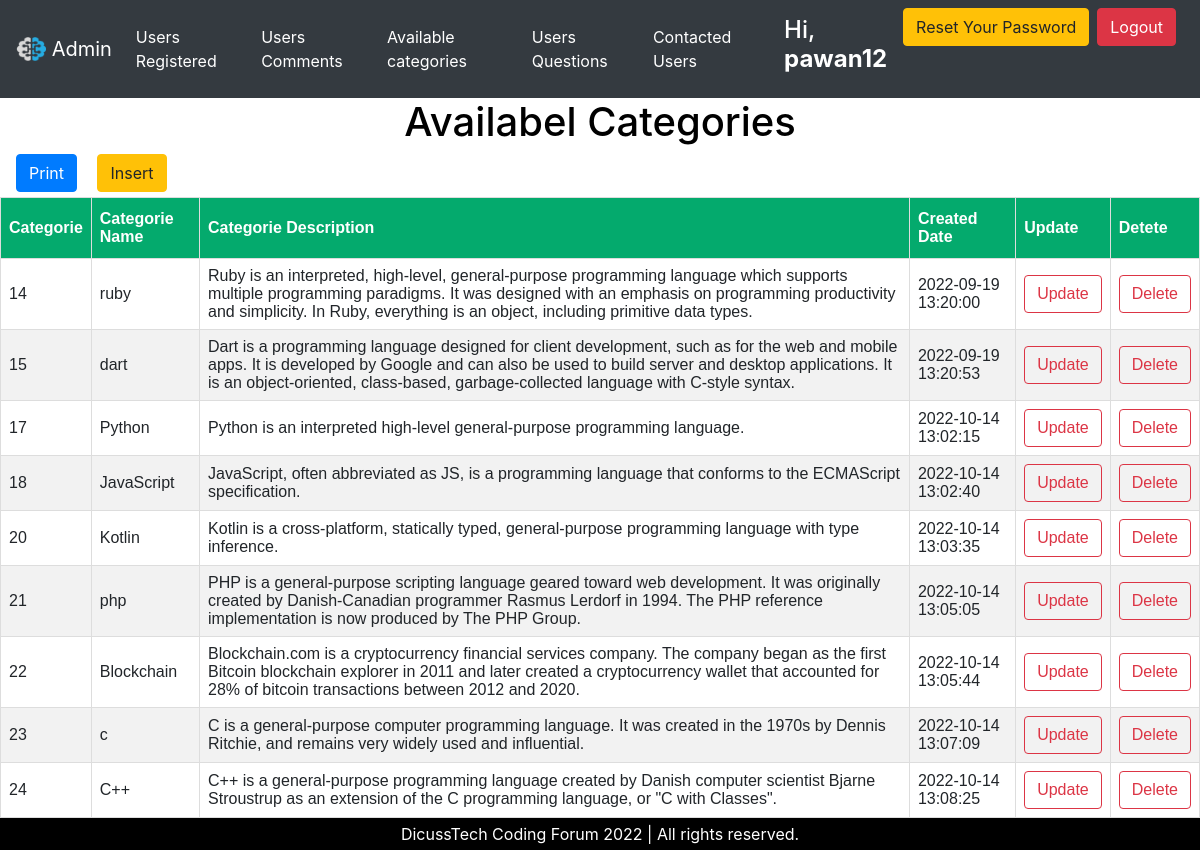
/admin2/categories.php (signed in), run on the app's committed database.
### tables this page shows
CREATE TABLE `categories` (
  `categories_id` int(10) NOT NULL,
  `categories_name` text NOT NULL,
  `categories_description` text NOT NULL,
  `created_date` datetime NOT NULL DEFAULT current_timestamp()
);

### admin2/categories.php (the view, shortened to what this page needs)
<?php
include 'dbconn.php';
?>
<head>
</head>
<?php include('header_admin.php') ?>
<h1 style="color:black; text-align:center;">Availabel Categories</h1>
<a class="btn btn-primary ml-3 " href="categories-pdf.php" style="margin-bottom :5px; margin-left:5px ">Print</a>
<a class="btn btn-warning ml-3 " href="dbcom.php" style="margin-bottom :5px; margin-left:5px ">Insert</a>
<table>
    <thead>
        <th>Categorie</th>
        <th>Categorie Name</th>
        <th>Categorie Description</th>
        <th>Created Date</th>
        <th>Update</th>
        <th>Detete</th>
    </thead>
    <tbody>
        <?php
        $select_users = $connection->query("SELECT  categories_id, categories_name, categories_description, created_date  FROM categories");
        if ($select_users->num_rows  > 0) {
            while ($row = $select_users->fetch_assoc()) {
        ?>
                <tr>
                    <td><?php echo $row['categories_id']; ?></td>
                    <td><?php echo $row['categories_name']; ?></td>
                    <td><?php echo $row['categories_description']; ?></td>
                    <td><?php echo $row['created_date']; ?></td>
                    <td>
                        <a style="text-decoration:none ;" class="btn btn-outline-danger" href="up.php?insert_categories=<?php echo $row['categories_id']; ?>">Update</a>
                    </td>
                    <td><a style="text-decoration:none ;" class="btn btn-outline-danger" href="categories.php?delete_user=<?php echo $row['categories_id']; ?>" onclick="return confirm('delete this categories?');">Delete</a></td>
                </tr>
        <?php
            }
        } else {
            echo '<p class="empty">There is no categories yet!</p>';
        }
        ?>
    </tbody>
</table>
<?php include('footer_admin.php') ?>

### admin2/categories.php (style rules this page uses)
table { font-family: Arial, Helvetica, sans-serif; border-collapse: collapse; width: 100%; }
td, th { border: 1px solid #ddd; padding: 8px; }
tr:nth-child(even) { background-color: #f2f2f2; }
th { padding-top: 12px; padding-bottom: 12px; text-align: center; background-color: #04AA6D; color: white; }

### data on the page
categories: categories_id "14", categories_name "ruby", categories_description "Ruby is an interpreted, high-level, general-purpose programming language which supports multiple programming paradigms. It was designed with an emphasis on programming productivity and simplicity. In Ruby, everything is an object, including primitive data types.", created_date "2022-09-19 13:20:00"
categories: categories_id "15", categories_name "dart", categories_description "Dart is a programming language designed for client development, such as for the web and mobile apps. It is developed by Google and can also be used to build server and desktop applications. It is an object-oriented, class-based, garbage-collected language with C-style syntax.", created_date "2022-09-19 13:20:53"
categories: categories_id "17", categories_name "Python", categories_description "Python is an interpreted high-level general-purpose programming language.", created_date "2022-10-14 13:02:15"
categories: categories_id "18", categories_name "JavaScript", categories_description "JavaScript, often abbreviated as JS, is a programming language that conforms to the ECMAScript specification.", created_date "2022-10-14 13:02:40"
categories: categories_id "20", categories_name "Kotlin", categories_description "Kotlin is a cross-platform, statically typed, general-purpose programming language with type inference.", created_date "2022-10-14 13:03:35"
categories: categories_id "21", categories_name "php", categories_description "PHP is a general-purpose scripting language geared toward web development. It was originally created by Danish-Canadian programmer Rasmus Lerdorf in 1994. The PHP reference implementation is now produced by The PHP Group.", created_date "2022-10-14 13:05:05"
categories: categories_id "22", categories_name "Blockchain", categories_description "Blockchain.com is a cryptocurrency financial services company. The company began as the first Bitcoin blockchain explorer in 2011 and later created a cryptocurrency wallet that accounted for 28% of bitcoin transactions between 2012 and 2020.", created_date "2022-10-14 13:05:44"
categories: categories_id "23", categories_name "c", categories_description "C is a general-purpose computer programming language. It was created in the 1970s by Dennis Ritchie, and remains very widely used and influential.", created_date "2022-10-14 13:07:09"
categories: categories_id "24", categories_name "C++", categories_description "C++ is a general-purpose programming language created by Danish computer scientist Bjarne Stroustrup as an extension of the C programming language, or \"C with Classes\".", created_date "2022-10-14 13:08:25"

### other printed values
$_SESSION["username"] "pawan12"
